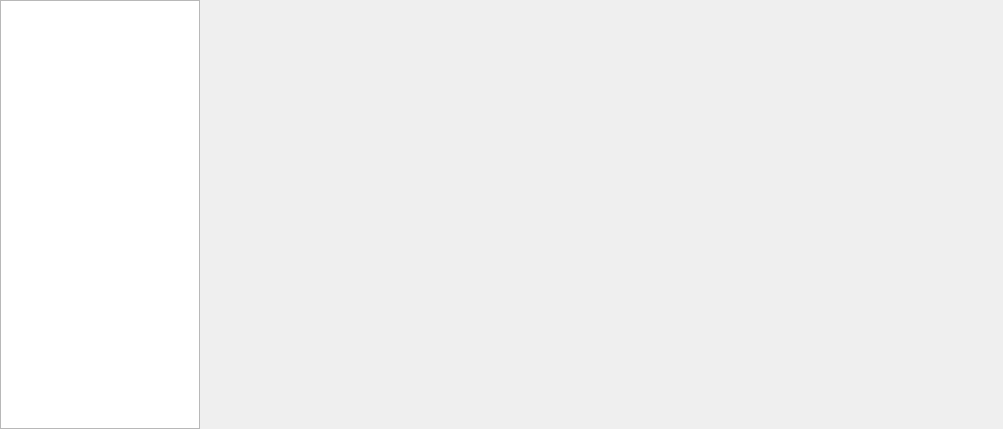
<?xml version="1.0" encoding="UTF-8"?>
<ui version="4.0">
 <class>Widget</class>
 <widget class="QWidget" name="Widget">
  <property name="geometry">
   <rect>
    <x>0</x>
    <y>0</y>
    <width>1003</width>
    <height>429</height>
   </rect>
  </property>
  <property name="windowTitle">
   <string>Widget</string>
  </property>
  <layout class="QHBoxLayout" name="horizontalLayout_2">
   <property name="spacing">
    <number>0</number>
   </property>
   <property name="leftMargin">
    <number>0</number>
   </property>
   <property name="topMargin">
    <number>0</number>
   </property>
   <property name="rightMargin">
    <number>0</number>
   </property>
   <property name="bottomMargin">
    <number>0</number>
   </property>
   <item>
    <widget class="QListWidget" name="widgetListOfNames">
     <property name="sizePolicy">
      <sizepolicy hsizetype="Minimum" vsizetype="Expanding">
       <horstretch>0</horstretch>
       <verstretch>0</verstretch>
      </sizepolicy>
     </property>
     <property name="minimumSize">
      <size>
       <width>200</width>
       <height>0</height>
      </size>
     </property>
     <property name="maximumSize">
      <size>
       <width>200</width>
       <height>16777215</height>
      </size>
     </property>
     <property name="flow">
      <enum>QListView::TopToBottom</enum>
     </property>
     <property name="viewMode">
      <enum>QListView::ListMode</enum>
     </property>
     <property name="uniformItemSizes">
      <bool>true</bool>
     </property>
     <property name="wordWrap">
      <bool>true</bool>
     </property>
     <property name="currentRow">
      <number>-1</number>
     </property>
    </widget>
   </item>
   <item>
    <widget class="QWidget" name="widgetSettings" native="true">
     <layout class="QVBoxLayout" name="verticalLayout">
      <property name="spacing">
       <number>0</number>
      </property>
      <property name="leftMargin">
       <number>0</number>
      </property>
      <property name="topMargin">
       <number>0</number>
      </property>
      <property name="rightMargin">
       <number>0</number>
      </property>
      <property name="bottomMargin">
       <number>0</number>
      </property>
     </layout>
    </widget>
   </item>
  </layout>
 </widget>
 <layoutdefault spacing="6" margin="11"/>
 <resources/>
 <connections/>
</ui>
